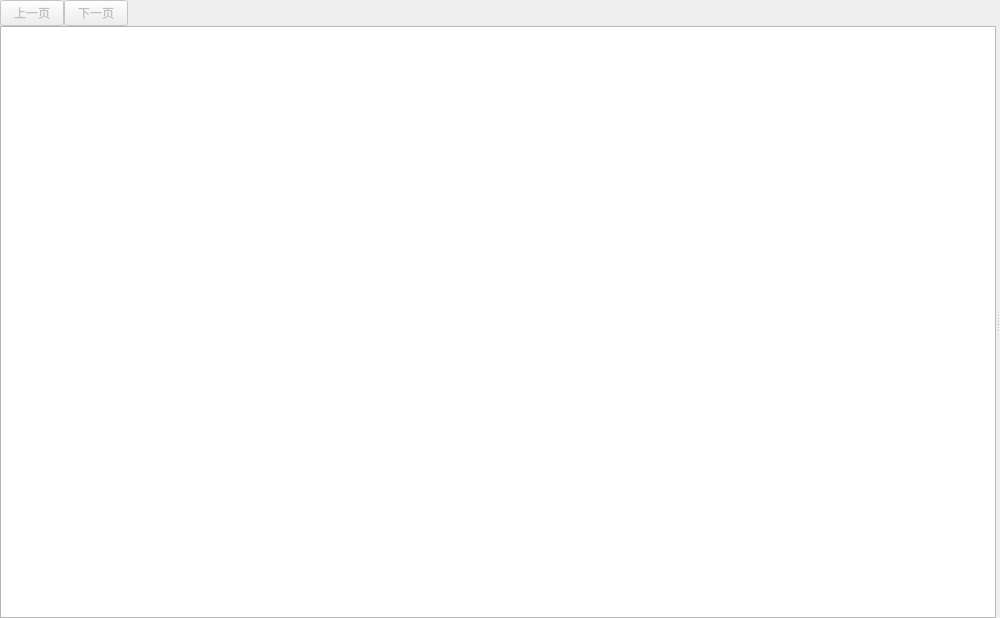
<?xml version="1.0" encoding="UTF-8"?>
<ui version="4.0">
 <class>Help</class>
 <widget class="QWidget" name="Help">
  <property name="geometry">
   <rect>
    <x>0</x>
    <y>0</y>
    <width>1000</width>
    <height>618</height>
   </rect>
  </property>
  <property name="windowTitle">
   <string>帮助</string>
  </property>
  <layout class="QGridLayout" name="gridLayout">
   <property name="leftMargin">
    <number>0</number>
   </property>
   <property name="topMargin">
    <number>0</number>
   </property>
   <property name="rightMargin">
    <number>0</number>
   </property>
   <property name="bottomMargin">
    <number>0</number>
   </property>
   <property name="spacing">
    <number>0</number>
   </property>
   <item row="1" column="0" colspan="3">
    <widget class="QSplitter" name="splitter">
     <property name="sizePolicy">
      <sizepolicy hsizetype="Expanding" vsizetype="Expanding">
       <horstretch>0</horstretch>
       <verstretch>0</verstretch>
      </sizepolicy>
     </property>
     <property name="orientation">
      <enum>Qt::Horizontal</enum>
     </property>
     <property name="opaqueResize">
      <bool>true</bool>
     </property>
     <property name="childrenCollapsible">
      <bool>false</bool>
     </property>
     <widget class="QTreeWidget" name="tw_indexes">
      <property name="maximumSize">
       <size>
        <width>16777215</width>
        <height>16777215</height>
       </size>
      </property>
      <attribute name="headerVisible">
       <bool>false</bool>
      </attribute>
      <column>
       <property name="text">
        <string notr="true">1</string>
       </property>
      </column>
     </widget>
     <widget class="QStackedWidget" name="sw_pages"/>
    </widget>
   </item>
   <item row="0" column="0">
    <widget class="QPushButton" name="pb_pre">
     <property name="enabled">
      <bool>false</bool>
     </property>
     <property name="maximumSize">
      <size>
       <width>64</width>
       <height>16777215</height>
      </size>
     </property>
     <property name="text">
      <string>上一页</string>
     </property>
    </widget>
   </item>
   <item row="0" column="1">
    <widget class="QPushButton" name="pb_next">
     <property name="enabled">
      <bool>false</bool>
     </property>
     <property name="maximumSize">
      <size>
       <width>64</width>
       <height>16777215</height>
      </size>
     </property>
     <property name="text">
      <string>下一页</string>
     </property>
    </widget>
   </item>
  </layout>
 </widget>
 <resources/>
 <connections/>
</ui>
